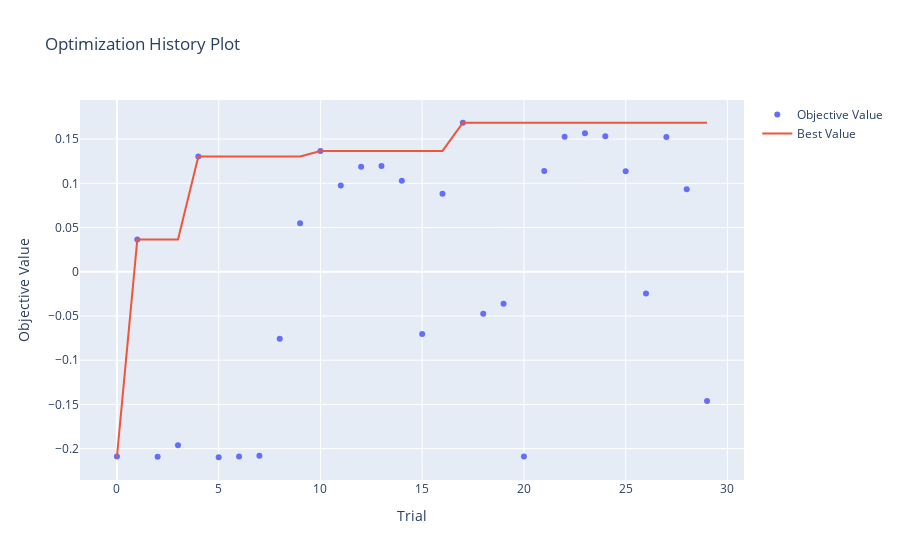
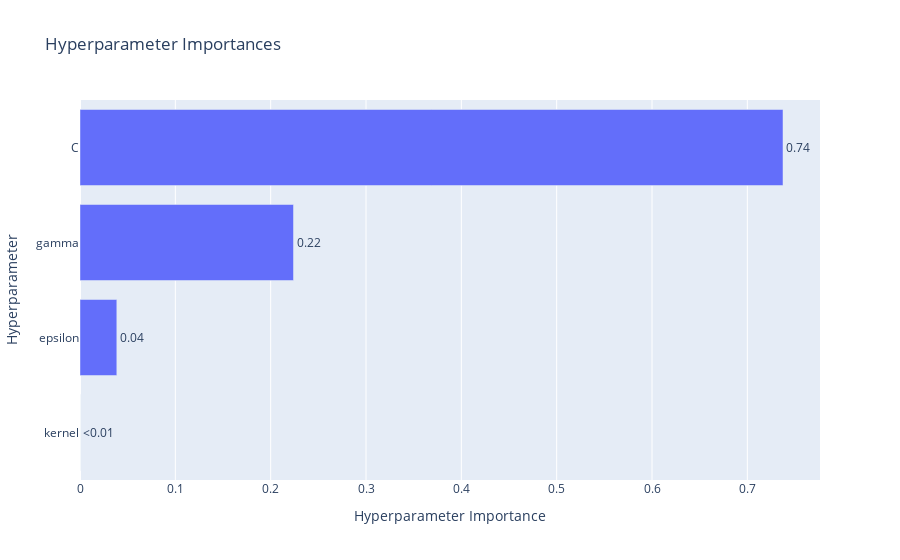

Notebook cell for these charts, in order:
### Code cell
print(f"Лучшие параметры для SVR:")
print(study_svr.best_params)
print(f"Лучший R2: {study_svr.best_value:.4f}")

fig = optuna.visualization.plot_optimization_history(study_svr)
fig.show()

fig = optuna.visualization.plot_param_importances(study_svr)
fig.show()

### Figure 1 — Plotly figure (JSON) as saved in the notebook; plotly's stock layout.template omitted (floating-point values rounded to 4 significant figures)
{"data": [{"mode": "markers", "name": "Objective Value", "type": "scatter", "x": [0, 1, 2, 3, 4, 5, 6, 7, 8, 9, 10, 11, 12, 13, 14, 15, 16, 17, 18, 19, 20, 21, 22, 23, 24, 25, 26, 27, 28, 29], "y": [-0.2089, 0.03641, -0.2091, -0.1962, 0.1302, -0.2097, -0.209, -0.2081, -0.07588, 0.05477, 0.1366, 0.09743, 0.1187, 0.1195, 0.103, -0.07043, 0.08811, 0.1685, -0.04762, -0.03616, -0.2088, 0.1138, 0.1527, 0.1565, 0.1531, 0.1135, -0.02459, 0.1523, 0.0934, -0.1461]}, {"mode": "lines", "name": "Best Value", "type": "scatter", "x": [0, 1, 2, 3, 4, 5, 6, 7, 8, 9, 10, 11, 12, 13, 14, 15, 16, 17, 18, 19, 20, 21, 22, 23, 24, 25, 26, 27, 28, 29], "y": [-0.2089, 0.03641, 0.03641, 0.03641, 0.1302, 0.1302, 0.1302, 0.1302, 0.1302, 0.1302, 0.1366, 0.1366, 0.1366, 0.1366, 0.1366, 0.1366, 0.1366, 0.1685, 0.1685, 0.1685, 0.1685, 0.1685, 0.1685, 0.1685, 0.1685, 0.1685, 0.1685, 0.1685, 0.1685, 0.1685]}, {"marker": {"color": "#cccccc"}, "mode": "markers", "name": "Infeasible Trial", "showlegend": false, "type": "scatter", "x": [], "y": []}], "layout": {"title": {"text": "Optimization History Plot"}, "xaxis": {"title": {"text": "Trial"}}, "yaxis": {"title": {"text": "Objective Value"}}}}

### Figure 2 — Plotly figure (JSON) as saved in the notebook; plotly's stock layout.template omitted (floating-point values rounded to 4 significant figures)
{"data": [{"cliponaxis": false, "hovertemplate": ["kernel (CategoricalDistribution): 0.0<extra></extra>", "epsilon (FloatDistribution): 0.03862615174769692<extra></extra>", "gamma (FloatDistribution): 0.2239559897852155<extra></extra>", "C (FloatDistribution): 0.7374178584670875<extra></extra>"], "name": "Objective Value", "orientation": "h", "text": ["<0.01", "0.04", "0.22", "0.74"], "textposition": "outside", "type": "bar", "x": [0, 0.03863, 0.224, 0.7374], "y": ["kernel", "epsilon", "gamma", "C"]}], "layout": {"title": {"text": "Hyperparameter Importances"}, "xaxis": {"title": {"text": "Hyperparameter Importance"}}, "yaxis": {"title": {"text": "Hyperparameter"}}}}
